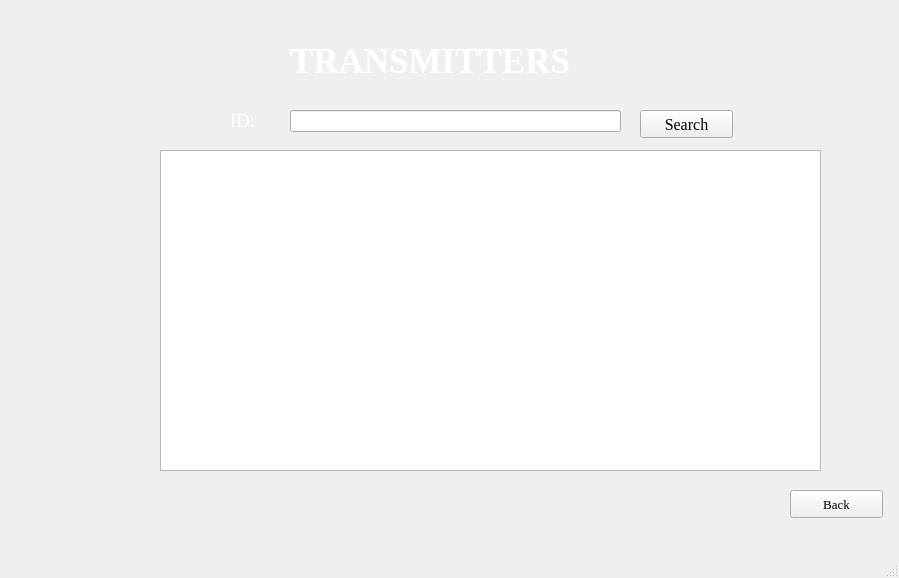
<?xml version="1.0" encoding="UTF-8"?>
<ui version="4.0">
 <class>MainWindow</class>
 <widget class="QMainWindow" name="MainWindow">
  <property name="geometry">
   <rect>
    <x>0</x>
    <y>0</y>
    <width>899</width>
    <height>578</height>
   </rect>
  </property>
  <property name="windowTitle">
   <string>MainWindow</string>
  </property>
  <property name="styleSheet">
   <string notr="true">QWidget#centralwidget{
	border-image: url(:/images/images.jpg) 0 0 0 0 stretch stretch;
    border-repeat: no-repeat ;
	border-position: center;
}
</string>
  </property>
  <widget class="QWidget" name="centralwidget">
   <widget class="QLabel" name="label">
    <property name="geometry">
     <rect>
      <x>290</x>
      <y>30</y>
      <width>361</width>
      <height>61</height>
     </rect>
    </property>
    <property name="font">
     <font>
      <family>Times New Roman</family>
      <pointsize>26</pointsize>
      <weight>75</weight>
      <bold>true</bold>
     </font>
    </property>
    <property name="styleSheet">
     <string notr="true">color: white</string>
    </property>
    <property name="text">
     <string>TRANSMITTERS </string>
    </property>
   </widget>
   <widget class="QLabel" name="label_2">
    <property name="geometry">
     <rect>
      <x>230</x>
      <y>110</y>
      <width>71</width>
      <height>21</height>
     </rect>
    </property>
    <property name="font">
     <font>
      <family>Times New Roman</family>
      <pointsize>14</pointsize>
     </font>
    </property>
    <property name="styleSheet">
     <string notr="true">color: white;</string>
    </property>
    <property name="text">
     <string>ID:</string>
    </property>
   </widget>
   <widget class="QLineEdit" name="lineEdit">
    <property name="geometry">
     <rect>
      <x>290</x>
      <y>110</y>
      <width>331</width>
      <height>22</height>
     </rect>
    </property>
   </widget>
   <widget class="QPushButton" name="pushButton">
    <property name="geometry">
     <rect>
      <x>640</x>
      <y>110</y>
      <width>93</width>
      <height>28</height>
     </rect>
    </property>
    <property name="font">
     <font>
      <family>Times New Roman</family>
      <pointsize>12</pointsize>
     </font>
    </property>
    <property name="text">
     <string>Search</string>
    </property>
   </widget>
   <widget class="QTableWidget" name="tableWidget">
    <property name="geometry">
     <rect>
      <x>160</x>
      <y>150</y>
      <width>661</width>
      <height>321</height>
     </rect>
    </property>
   </widget>
   <widget class="QPushButton" name="pushButton_2">
    <property name="geometry">
     <rect>
      <x>790</x>
      <y>490</y>
      <width>93</width>
      <height>28</height>
     </rect>
    </property>
    <property name="font">
     <font>
      <family>Times New Roman</family>
      <pointsize>10</pointsize>
     </font>
    </property>
    <property name="text">
     <string>Back</string>
    </property>
   </widget>
  </widget>
  <widget class="QMenuBar" name="menubar">
   <property name="geometry">
    <rect>
     <x>0</x>
     <y>0</y>
     <width>899</width>
     <height>26</height>
    </rect>
   </property>
  </widget>
  <widget class="QStatusBar" name="statusbar"/>
 </widget>
 <resources>
  <include location="resource.qrc"/>
 </resources>
 <connections/>
</ui>
